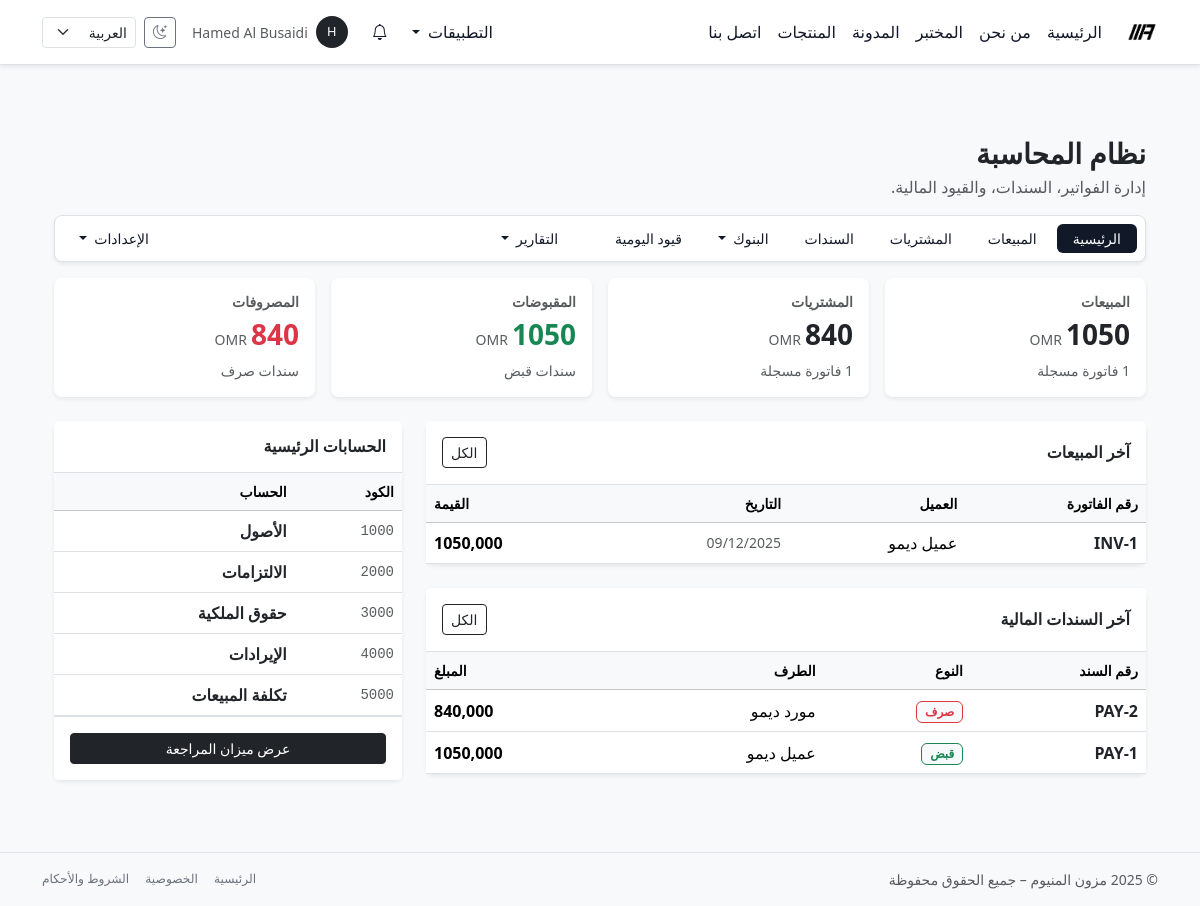
Page /ar/accounting/ (signed in) on the earlier database version.
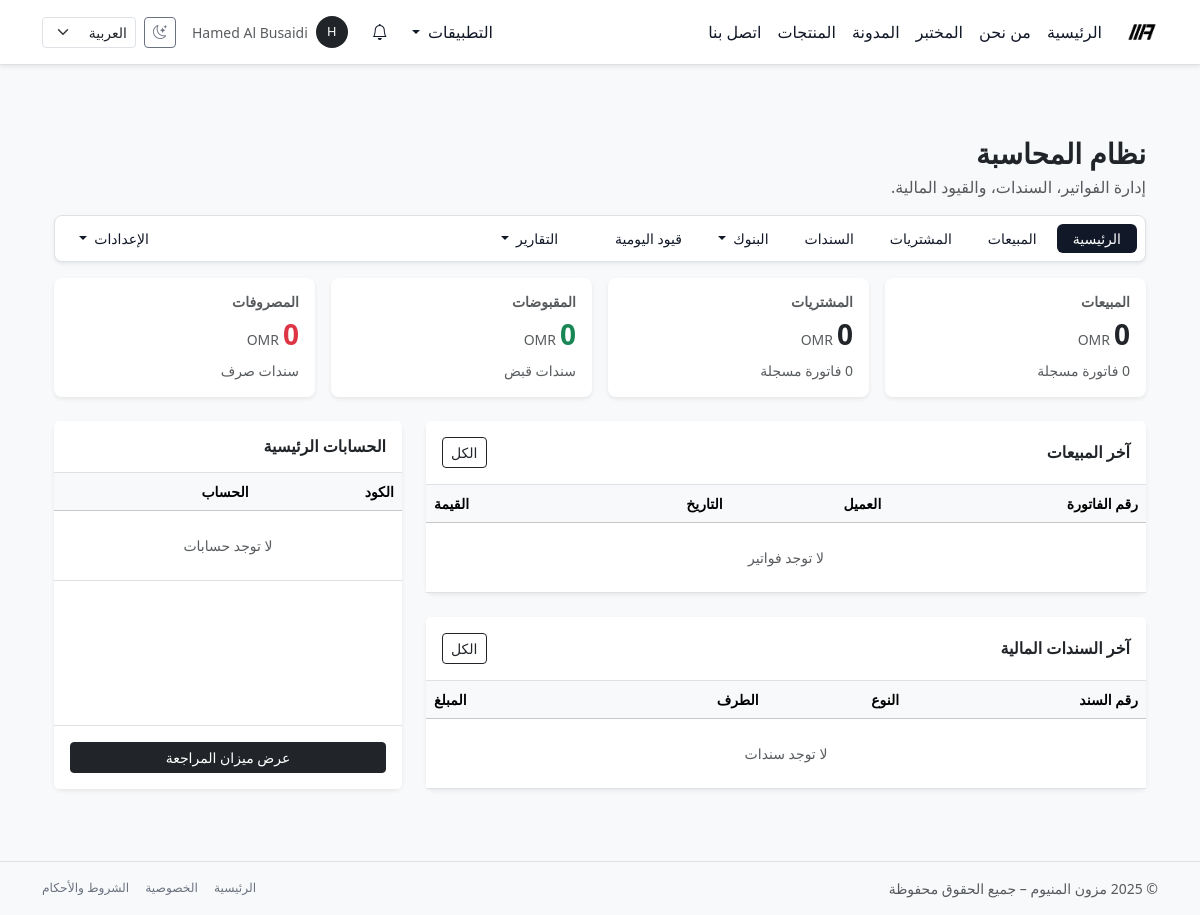
Same page on the later database version.
### accounting/models.py (models this page shows, shortened)
class Invoice(StatefulDomainModel):
    class InvoiceType(models.TextChoices):
        SALES = "sales", _("فاتورة مبيعات")
        PURCHASE = "purchase", _("فاتورة مشتريات")
    class Status(models.TextChoices):
        DRAFT = "draft", _("مسودة")
        SENT = "sent", _("تم الإرسال")
        PARTIALLY_PAID = "partially_paid", _("مدفوعة جزئياً")
        PAID = "paid", _("مدفوعة بالكامل")
        CANCELLED = "cancelled", _("ملغاة")
    type = models.CharField(
        max_length=20,
        choices=InvoiceType.choices,
        default=InvoiceType.SALES,
        db_index=True,
        verbose_name=_("نوع الفاتورة"),
    )
    customer = models.ForeignKey(
        "contacts.Contact",
        on_delete=models.PROTECT,
        related_name="invoices",
        verbose_name=_("الطرف"),
    )
    issued_at = models.DateField(default=timezone.now, verbose_name=_("تاريخ الفاتورة"))
    due_date = models.DateField(null=True, blank=True, verbose_name=_("تاريخ الاستحقاق"))
    description = models.TextField(blank=True, verbose_name=_("الوصف العام"))
    terms = models.TextField(blank=True, verbose_name=_("الشروط"))
    total_amount = models.DecimalField(
        max_digits=12,
        decimal_places=3,
        default=DECIMAL_ZERO,
        verbose_name=_("الإجمالي"),
    )
    paid_amount = models.DecimalField(
        max_digits=12,
        decimal_places=3,
        default=DECIMAL_ZERO,
        editable=False,
        verbose_name=_("المبلغ المدفوع (قديم، سيتم إلغاءه لاحقاً)"),
    )
    status = models.CharField(
        max_length=20,
        choices=Status.choices,
        default=Status.DRAFT,
        db_index=True,
        verbose_name=_("الحالة"),
    )
    ledger_entry = models.OneToOneField(
        "JournalEntry",
        null=True,
        blank=True,
        on_delete=models.SET_NULL,
        related_name="invoice",
        verbose_name=_("قيد اليومية"),
    )
    created_at = models.DateTimeField(auto_now_add=True, verbose_name=_("تاريخ الإنشاء"))
    updated_at = models.DateTimeField(auto_now=True, verbose_name=_("آخر تحديث"))
    @property
    def display_number(self):
        return f"INV-{self.pk}" if self.pk else _("مسودة")

class Payment(models.Model):
    class Type(models.TextChoices):
        RECEIPT = "receipt", _("سند قبض")
        PAYMENT = "payment", _("سند صرف")
    type = models.CharField(
        max_length=20,
        choices=Type.choices,
        default=Type.RECEIPT,
        db_index=True,
        verbose_name=_("النوع"),
    )
    contact = models.ForeignKey(
        "contacts.Contact",
        on_delete=models.PROTECT,
        related_name="reconcile",
        verbose_name=_("الطرف"),
    )
    method = models.ForeignKey(
        "PaymentMethod",
        on_delete=models.PROTECT,
        verbose_name=_("طريقة الدفع"),
    )
    date = models.DateField(default=timezone.now, db_index=True, verbose_name=_("التاريخ"))
    amount = models.DecimalField(
        max_digits=12,
        decimal_places=3,
        verbose_name=_("المبلغ"),
    )
    currency = models.CharField(max_length=10, default="OMR")
    reference = models.CharField(max_length=255, blank=True, verbose_name=_("مرجع خارجي"))
    notes = models.CharField(max_length=255, blank=True, verbose_name=_("ملاحظات"))
    journal_entry = models.ForeignKey(
        "JournalEntry",
        on_delete=models.SET_NULL,
        null=True,
        blank=True,
        related_name="reconcile",
    )
    is_posted = models.BooleanField(default=False)
    posted_at = models.DateTimeField(null=True, blank=True)
    created_by = models.ForeignKey(User, on_delete=models.SET_NULL, null=True, blank=True)
    created_at = models.DateTimeField(auto_now_add=True)
    @property
    def display_number(self):
        return f"PAY-{self.pk}" if self.pk else _("جديد")

class Account(models.Model):
    class Type(models.TextChoices):
        ASSET = "asset", _("أصل")
        LIABILITY = "liability", _("التزامات")
        EQUITY = "equity", _("حقوق ملكية")
        REVENUE = "revenue", _("إيرادات")
        EXPENSE = "expense", _("مصروفات")
    code = models.CharField(
        max_length=20,
        unique=True,
        db_index=True,
        verbose_name=_("كود الحساب"),
    )
    name = models.CharField(
        max_length=255,
        verbose_name=_("اسم الحساب"),
    )
    type = models.CharField(
        max_length=20,
        choices=Type.choices,
        verbose_name=_("نوع الحساب"),
    )
    parent = models.ForeignKey(
        "self",
        null=True,
        blank=True,
        on_delete=models.PROTECT,
        related_name="children",
        verbose_name=_("الأب"),
    )
    is_active = models.BooleanField(
        default=True,
        verbose_name=_("نشط"),
    )
    allow_settlement = models.BooleanField(
        default=True,
        verbose_name=_("يقبل التسوية"),
    )
    objects = AccountManager()
    class Meta:
        ordering = ["code"]
        verbose_name = _("حساب")
        verbose_name_plural = _("الحسابات")

### contacts/models.py (models this page shows, shortened)
class Contact(models.Model):
    class ContactKind(models.TextChoices):
        PERSON = "person", _("فرد")
        COMPANY = "company", _("شركة")
    user = models.OneToOneField(
        settings.AUTH_USER_MODEL,
        on_delete=models.SET_NULL,
        null=True,
        blank=True,
        related_name="contact_profile",
        verbose_name=_("المستخدم (اختياري)"),
        help_text=_("ربط جهة الاتصال بحساب مستخدم (بوابة العملاء/الموظفين)."),
    )
    kind = models.CharField(
        max_length=20,
        choices=ContactKind.choices,
        default=ContactKind.PERSON,
        verbose_name=_("نوع جهة الاتصال"),
    )
    name = models.CharField(
        max_length=255,
        verbose_name=_("الاسم"),
        help_text=_("اسم الشخص أو اسم الشركة."),
    )
    company_name = models.CharField(
        max_length=255,
        blank=True,
        verbose_name=_("اسم الشركة (نص حر)"),
        help_text=_("يُستخدم للعرض حتى لو لم تربطه بسجل شركة في جهات الاتصال."),
    )
    company = models.ForeignKey(
        "self",
        null=True,
        blank=True,
        on_delete=models.SET_NULL,
        related_name="people",
        limit_choices_to={"kind": ContactKind.COMPANY},
        verbose_name=_("الشركة (جهة اتصال)"),
        help_text=_("اربط هذا الشخص بسجل شركة في جهات الاتصال."),
    )
    phone = models.CharField(
        max_length=50,
        blank=True,
        verbose_name=_("رقم الهاتف"),
    )
    email = models.EmailField(
        blank=True,
        verbose_name=_("البريد الإلكتروني"),
    )
    tax_number = models.CharField(
        max_length=50,
        blank=True,
        verbose_name=_("الرقم الضريبي / VAT"),
    )
    is_customer = models.BooleanField(
        default=False,
        verbose_name=_("زبون"),
    )
    is_supplier = models.BooleanField(
        default=False,
        verbose_name=_("مورد / شريك"),
    )
    is_owner = models.BooleanField(
        default=False,
        verbose_name=_("مالك"),
    )
    is_employee = models.BooleanField(
        default=False,
        verbose_name=_("موظف"),
    )
    is_active = models.BooleanField(
        default=True,
        verbose_name=_("نشط"),
    )
    created_at = models.DateTimeField(
        auto_now_add=True,
        verbose_name=_("تاريخ الإنشاء"),
    )
    objects = ContactManager()
    class Meta:
        ordering = ("name", "id")
        verbose_name = _("جهة اتصال")
        verbose_name_plural = _("جهات الاتصال")

### accounting/views.py (the view)
# urls.py: path("", views.AccountingDashboardView.as_view(), name="dashboard"),
class AccountingDashboardView(AccountingBaseView, TemplateView):
    accounting_section = "dashboard"
    template_name = "accounting/dashboard.html"
    def get_context_data(self, **kwargs):
        ctx = super().get_context_data(**kwargs)
        ctx.update({
            "invoices_count": Invoice.objects.count(),
            "unposted_entries": JournalEntry.objects.unposted().count(),
            "recent_invoices": Invoice.objects.order_by("-created_at")[:5],
            "recent_payments": Payment.objects.order_by("-date")[:5],
            "sales_total_amount":
                Invoice.objects.filter(type=Invoice.InvoiceType.SALES).aggregate(s=Sum('total_amount'))['s'] or 0,
            "purchase_total_amount":
                Invoice.objects.filter(type=Invoice.InvoiceType.PURCHASE).aggregate(s=Sum('total_amount'))['s'] or 0,
            "sales_invoice_count": Invoice.objects.filter(type=Invoice.InvoiceType.SALES).count(),
            "purchase_invoice_count": Invoice.objects.filter(type=Invoice.InvoiceType.PURCHASE).count(),
            "payments_receipt_total": Payment.objects.filter(type=Payment.Type.RECEIPT).aggregate(s=Sum('amount'))[
                                          's'] or 0,
            "payments_payment_total": Payment.objects.filter(type=Payment.Type.PAYMENT).aggregate(s=Sum('amount'))[
                                          's'] or 0,
            "recent_sales_invoices": Invoice.objects.filter(type=Invoice.InvoiceType.SALES).order_by('-id')[:5],
            "key_accounts": Account.objects.filter(parent__isnull=True)[:5],
        })
        return ctx

### templates/accounting/dashboard.html (shortened to what the changed rows need)
{% extends "accounting/base_accounting.html" %}
{% load i18n humanize %}
{% block accounting_content %}
<div class="row g-3 mb-4">
  <div class="col-12 col-md-6 col-lg-3">
    <div class="card border-0 shadow-sm rounded-3 h-100">
      <div class="card-body">
        <div class="d-flex align-items-baseline">
          <h3 class="fw-bold text-dark mb-0">
            {{ sales_total_amount|default:"0"|intcomma }}
          </h3>
          <small class="text-muted ms-1">OMR</small>
        </div>
        <div class="mt-2 small text-muted">
          <span>{{ sales_invoice_count|default:0 }}</span> {% trans "فاتورة مسجلة" %}
        </div>
      </div>
    </div>
  </div>
  <div class="col-12 col-md-6 col-lg-3">
    <div class="card border-0 shadow-sm rounded-3 h-100">
      <div class="card-body">
        <div class="d-flex align-items-baseline">
          <h3 class="fw-bold text-dark mb-0">
            {{ purchase_total_amount|default:"0"|intcomma }}
          </h3>
          <small class="text-muted ms-1">OMR</small>
        </div>
        <div class="mt-2 small text-muted">
          <span>{{ purchase_invoice_count|default:0 }}</span> {% trans "فاتورة مسجلة" %}
        </div>
      </div>
    </div>
  </div>
  <div class="col-12 col-md-6 col-lg-3">
    <div class="card border-0 shadow-sm rounded-3 h-100">
      <div class="card-body">
        <div class="d-flex align-items-baseline">
          <h3 class="fw-bold text-success mb-0">
            {{ payments_receipt_total|default:"0"|intcomma }}
          </h3>
          <small class="text-muted ms-1">OMR</small>
        </div>
      </div>
    </div>
  </div>
  <div class="col-12 col-md-6 col-lg-3">
    <div class="card border-0 shadow-sm rounded-3 h-100">
      <div class="card-body">
        <div class="d-flex align-items-baseline">
          <h3 class="fw-bold text-danger mb-0">
            {{ payments_payment_total|default:"0"|intcomma }}
          </h3>
          <small class="text-muted ms-1">OMR</small>
        </div>
      </div>
    </div>
  </div>
</div>
<div class="row g-4">
  <div class="col-12 col-lg-8">
    <div class="card border-0 shadow-sm rounded-3 mb-4">
      <div class="table-responsive">
        <table class="table table-hover align-middle mb-0">
          <thead class="table-light small text-muted">
            <tr>
              <th>{% trans "رقم الفاتورة" %}</th>
              <th>{% trans "العميل" %}</th>
              <th>{% trans "التاريخ" %}</th>
              <th class="text-end">{% trans "القيمة" %}</th>
            </tr>
          </thead>
          <tbody>
            {% for inv in recent_sales_invoices %}
              <tr>
                <td>
                  <a href="{% url 'accounting:sales_invoice_detail' inv.pk %}"
                     class="fw-bold text-decoration-none text-dark">
                    {{ inv.display_number }}
                  </a>
                </td>
                <td class="text-truncate" style="max-width: 150px;">
                  {% if inv.customer %}
                    {{ inv.customer.name }}
                  {% else %}
                    <span class="text-muted">-</span>
                  {% endif %}
                </td>
                <td class="text-muted small">
                  {{ inv.issued_at|date:"d/m/Y" }}
                </td>
                <td class="text-end fw-bold">
                  {{ inv.total_amount|default:"0"|intcomma }}
                </td>
              </tr>
            {% empty %}
              <tr>
                <td colspan="4" class="text-center text-muted py-4 small">
                  {% trans "لا توجد فواتير" %}
                </td>
              </tr>
            {% endfor %}
          </tbody>
        </table>
      </div>
    </div>
    <div class="card border-0 shadow-sm rounded-3">
      <div class="table-responsive">
        <table class="table table-hover align-middle mb-0">
          <thead class="table-light small text-muted">
            <tr>
              <th>{% trans "رقم السند" %}</th>
              <th>{% trans "النوع" %}</th>
              <th>{% trans "الطرف" %}</th>
              <th class="text-end">{% trans "المبلغ" %}</th>
            </tr>
          </thead>
          <tbody>
            {% for p in recent_payments %}
              <tr>
                <td>
                  <a href="{% url 'accounting:payment_detail' p.pk %}"
                     class="text-decoration-none text-dark fw-bold">
                    {{ p.display_number }}
                  </a>
                </td>
                <td>
                  {% if p.type == 'receipt' %}
                    <span class="badge bg-light text-success border border-success">
                      {% trans "قبض" %}
                    </span>
                  {% else %}
                    <span class="badge bg-light text-danger border border-danger">
                      {% trans "صرف" %}
                    </span>
                  {% endif %}
                </td>
                <td class="text-truncate" style="max-width: 150px;">
                  {% if p.contact %}
                    {{ p.contact.name }}
                  {% else %}
                    <span class="text-muted">-</span>
                  {% endif %}
                </td>
                <td class="text-end fw-bold">
                  {{ p.amount|default:"0"|intcomma }}
                </td>
              </tr>
            {% empty %}
              <tr>
                <td colspan="4" class="text-center text-muted py-4 small">
                  {% trans "لا توجد سندات" %}
                </td>
              </tr>
            {% endfor %}
          </tbody>
        </table>
      </div>
    </div>
  </div>
  <div class="col-12 col-lg-4">
    <div class="card border-0 shadow-sm rounded-3 h-100">
      <div class="card-body p-0">
        <div class="table-responsive">
          <table class="table table-hover mb-0 align-middle">
            <thead class="table-light small text-muted">
              <tr>
                <th>{% trans "الكود" %}</th>
                <th>{% trans "الحساب" %}</th>
              </tr>
            </thead>
            <tbody>
              {% for acc in key_accounts %}
                <tr>
                  <td class="text-muted small font-monospace">
                    {{ acc.code }}
                  </td>
                  <td class="fw-bold text-dark">
                    {{ acc.name }}
                  </td>
                </tr>
              {% empty %}
                <tr>
                  <td colspan="2" class="text-center p-4 text-muted small">
                    {% trans "لا توجد حسابات" %}
                  </td>
                </tr>
              {% endfor %}
            </tbody>
          </table>
        </div>
      </div>
    </div>
  </div>
</div>
{% endblock %}

Differences in the rows shown:
removed Invoice: display_number "INV-1", customer.name "عميل ديمو", issued_at "09/12/2025", total_amount "1050,000"
removed Payment: display_number "PAY-2", contact.name "مورد ديمو", amount "840,000"
removed Payment: display_number "PAY-1", contact.name "عميل ديمو", amount "1050,000"
removed Account: code "1000", name "الأصول"
removed Account: code "2000", name "الالتزامات"
removed Account: code "3000", name "حقوق الملكية"
removed Account: code "4000", name "الإيرادات"
removed Account: code "5000", name "تكلفة المبيعات"
Other differences:
{{ sales_total_amount|default:"0"|intcomma }}: "1050" → "0"
{{ sales_invoice_count|default:0 }}: "1" → "0"
{{ purchase_total_amount|default:"0"|intcomma }}: "840" → "0"
{{ purchase_invoice_count|default:0 }}: "1" → "0"
{{ payments_receipt_total|default:"0"|intcomma }}: "1050" → "0"
{{ payments_payment_total|default:"0"|intcomma }}: "840" → "0"
text now shown: "لا توجد فواتير لا توجد سندات لا توجد حسابات"
